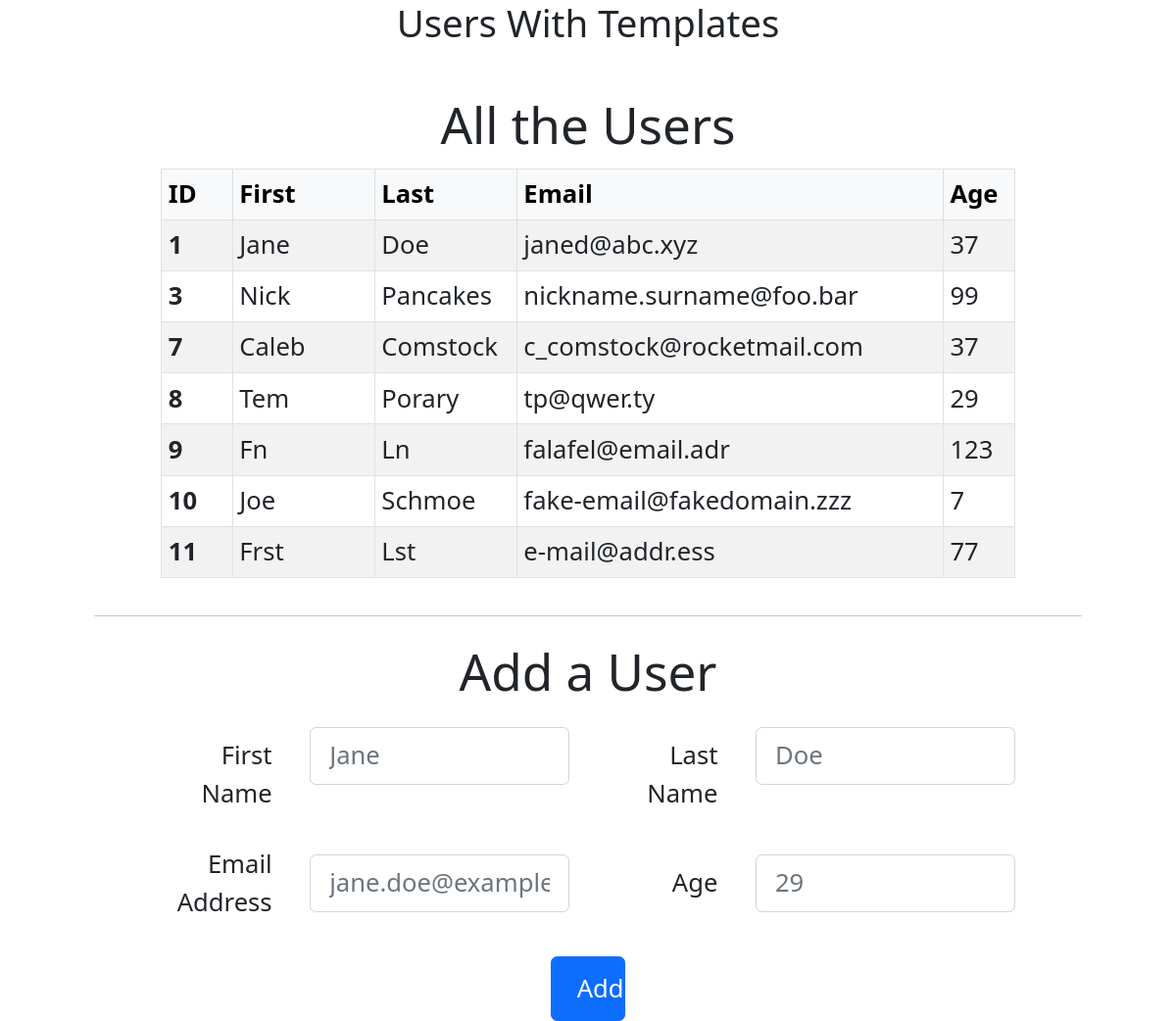
The page / on the database its author committed.
### users_app/models.py (models this page shows)
class Users(models.Model):
	first_name = models.CharField(max_length=255)
	last_name = models.CharField(max_length=255)
	email_address = models.CharField(max_length=255)
	age = models.IntegerField()
	created_at = models.DateTimeField(auto_now_add=True)
	updated_at = models.DateTimeField(auto_now=True)

### users_app/views.py (the view)
# urls.py: path('', views.index, name='index'),
def index(request):
	context = {
		'title': 'Users With Templates',
		'users': Users.objects.all().values()
	}
	if 'alert' in request.session and 'alert_message' in request.session:
		context['alert'] = request.session['alert']
		context['alert_message'] = request.session['alert_message']
	return render(request, 'index.html', context)

### users_app/templates/index.html (shortened to what this page needs)
<!DOCTYPE html>
<html lang="en">
	<head>
		{% load static %}
		<link href="https://cdn.jsdelivr.net/npm/bootstrap@5.0.0-beta2/dist/css/bootstrap.min.css" rel="stylesheet">
		<link rel="stylesheet" href="{% static 'css/style.css' %}">
	</head>
	<body>
		<main class="container-fluid">
			<h1 class="mb-4 pb-2 h4 text-center">{{ title }}</h1>
			<h2 class="text-center">All the Users</h2>
			<div class="w-75 mx-auto mb-4">
				<table class="table table-sm table-bordered table-striped table-hover">
					<thead class="table-light">
						<tr>
							<th class="col-1" scope="col">ID</th>
							<th class="col-2" scope="col">First</th>
							<th class="col-2" scope="col">Last</th>
							<th class="col-6" scope="col">Email</th>
							<th class="col-1" scope="col">Age</th>
						</tr>
					</thead>
					<tbody>
						{% for user in users %}
						<tr>
							<th class="col-1" scope="row">{{ user.id }}</th>
							<td class="col-2">{{ user.first_name | title }}</td>
							<td class="col-2">{{ user.last_name | title }}</td>
							<td class="col-6">{{ user.email_address | lower }}</td>
							<td class="col-1">{{ user.age }}</td>
						</tr>
						{% endfor %}
					</tbody>
				</table>
			</div>
			<hr class="my-3 mx-5">
			<h2 class="mb-3 text-center">Add a User</h2>
			<div class="w-75 mx-auto">
				<form action="add" method="post">
					<div class="row mb-2 justify-content-center">
							<label for="firstNameInput" class="col-2 text-end col-form-label">First Name</label>
						<div class="col-4">
							<input type="text" class="form-control" name="first_name" id="firstNameInput" placeholder="Jane">
						</div>
							<label for="lastNameInput" class="col-2 text-end col-form-label">Last Name</label>
						<div class="col-4">
							<input type="text" class="form-control" name="last_name" id="lastNameInput" placeholder="Doe">
						</div>
					</div>
					<div class="row mb-3 align-items-center">
							<label for="emailAddressInput" class="col-2 text-end col-form-label">Email Address</label>
							<div class="col-4">
								<input type="text" class="form-control" name="email_address" id="emailAddressInput" placeholder="jane.doe@example.com">
							</div>
							<label for="ageInput" class="col-2 text-end col-form-label">Age</label>
							<div class="col-4">
								<input type="text" class="form-control" name="age" id="ageInput" placeholder="29">
							</div>
					</div>
					<div class="row justify-content-center">
						<button type="submit" class="col-1 px-3 py-2 btn btn-primary">Add</button>
					</div>
				</form>
			</div>
		</main>
	</body>
</html>

### users_app/static/css/style.css (style rules this page uses)
html { font-size: .7rem; }
@media (min-width: 576px) { html { font-size: 1rem; } }
@media (min-width: 768px) { html { font-size: 1.3rem; } }
@media (min-width: 992px) { html { font-size: 1.6rem; } }

### rows shown on the page
Users: id "1", first_name "Jane", last_name "Doe", email_address "janed@abc.xyz", age "37"
Users: id "3", first_name "Nick", last_name "Pancakes", email_address "nickname.surname@foo.bar", age "99"
Users: id "7", first_name "Caleb", last_name "Comstock", email_address "c_comstock@rocketmail.com", age "37"
Users: id "8", first_name "Tem", last_name "Porary", email_address "tp@qwer.ty", age "29"
Users: id "9", first_name "Fn", last_name "Ln", email_address "falafel@email.adr", age "123"
Users: id "10", first_name "Joe", last_name "Schmoe", email_address "fake-email@fakedomain.zzz", age "7"
Users: id "11", first_name "Frst", last_name "Lst", email_address "e-mail@addr.ess", age "77"
